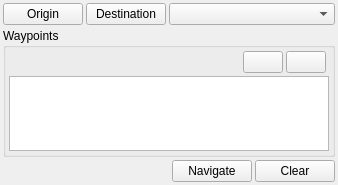
<?xml version="1.0" encoding="UTF-8"?>
<ui version="4.0">
 <class>NavigationDockWidget</class>
 <widget class="QDockWidget" name="NavigationDockWidget">
  <property name="geometry">
   <rect>
    <x>0</x>
    <y>0</y>
    <width>318</width>
    <height>185</height>
   </rect>
  </property>
  <property name="windowTitle">
   <string>AMap Navigation</string>
  </property>
  <widget class="QWidget" name="dockWidgetContents">
   <layout class="QGridLayout" name="gridLayout_2">
    <property name="leftMargin">
     <number>3</number>
    </property>
    <property name="topMargin">
     <number>3</number>
    </property>
    <property name="rightMargin">
     <number>3</number>
    </property>
    <property name="bottomMargin">
     <number>3</number>
    </property>
    <property name="spacing">
     <number>3</number>
    </property>
    <item row="0" column="0">
     <widget class="QPushButton" name="btnSelOrigin">
      <property name="toolTip">
       <string>Click on the map and then select your origin.</string>
      </property>
      <property name="text">
       <string>Origin</string>
      </property>
     </widget>
    </item>
    <item row="0" column="1">
     <widget class="QPushButton" name="btnSelDestination">
      <property name="toolTip">
       <string>Click on the map and then select your destination.</string>
      </property>
      <property name="text">
       <string>Destination</string>
      </property>
     </widget>
    </item>
    <item row="0" column="2" colspan="3">
     <widget class="QComboBox" name="cbTransportationType">
      <property name="sizePolicy">
       <sizepolicy hsizetype="Expanding" vsizetype="Fixed">
        <horstretch>0</horstretch>
        <verstretch>0</verstretch>
       </sizepolicy>
      </property>
     </widget>
    </item>
    <item row="1" column="0" colspan="5">
     <widget class="QGroupBox" name="groupBox">
      <property name="title">
       <string>Waypoints</string>
      </property>
      <layout class="QGridLayout" name="gridLayout">
       <property name="leftMargin">
        <number>3</number>
       </property>
       <property name="topMargin">
        <number>3</number>
       </property>
       <property name="rightMargin">
        <number>3</number>
       </property>
       <property name="bottomMargin">
        <number>3</number>
       </property>
       <property name="spacing">
        <number>3</number>
       </property>
       <item row="0" column="2">
        <widget class="QPushButton" name="btnRemoveWaypoints">
         <property name="text">
          <string/>
         </property>
        </widget>
       </item>
       <item row="0" column="1">
        <widget class="QPushButton" name="btnAddWaypoints">
         <property name="text">
          <string/>
         </property>
        </widget>
       </item>
       <item row="0" column="0">
        <spacer name="horizontalSpacer">
         <property name="orientation">
          <enum>Qt::Horizontal</enum>
         </property>
         <property name="sizeHint" stdset="0">
          <size>
           <width>231</width>
           <height>20</height>
          </size>
         </property>
        </spacer>
       </item>
       <item row="1" column="0" colspan="4">
        <widget class="QTableWidget" name="tableWidgetWaypoints"/>
       </item>
      </layout>
     </widget>
    </item>
    <item row="2" column="0" colspan="3">
     <spacer name="horizontalSpacer_2">
      <property name="orientation">
       <enum>Qt::Horizontal</enum>
      </property>
      <property name="sizeHint" stdset="0">
       <size>
        <width>153</width>
        <height>20</height>
       </size>
      </property>
     </spacer>
    </item>
    <item row="2" column="3">
     <widget class="QPushButton" name="btnNavigate">
      <property name="text">
       <string>Navigate</string>
      </property>
     </widget>
    </item>
    <item row="2" column="4">
     <widget class="QPushButton" name="btnClear">
      <property name="text">
       <string>Clear</string>
      </property>
     </widget>
    </item>
   </layout>
  </widget>
 </widget>
 <resources/>
 <connections/>
</ui>
